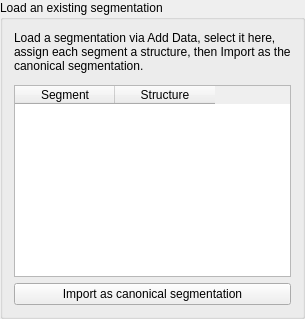
<?xml version="1.0" encoding="UTF-8"?>
<ui version="4.0">
 <class>LoadSegmentationSection</class>
 <widget class="QGroupBox" name="LoadSegmentationSection">
  <property name="title">
   <string>Load an existing segmentation</string>
  </property>
  <layout class="QVBoxLayout" name="verticalLayout">
   <item>
    <widget class="QLabel" name="LoadSegmentationIntroLabel">
     <property name="text">
      <string>Load a segmentation via Add Data, select it here, assign each segment a structure, then Import as the canonical segmentation.</string>
     </property>
     <property name="wordWrap">
      <bool>true</bool>
     </property>
    </widget>
   </item>
   <item>
    <widget class="qMRMLNodeComboBox" name="LoadSegmentationComboBox">
     <property name="nodeTypes">
      <stringlist>
       <string>vtkMRMLSegmentationNode</string>
      </stringlist>
     </property>
     <property name="addEnabled">
      <bool>false</bool>
     </property>
     <property name="removeEnabled">
      <bool>false</bool>
     </property>
     <property name="noneEnabled">
      <bool>true</bool>
     </property>
    </widget>
   </item>
   <item>
    <widget class="QTableWidget" name="LoadSegmentationAssignTable">
     <property name="editTriggers">
      <set>QAbstractItemView::NoEditTriggers</set>
     </property>
     <column>
      <property name="text">
       <string>Segment</string>
      </property>
     </column>
     <column>
      <property name="text">
       <string>Structure</string>
      </property>
     </column>
    </widget>
   </item>
   <item>
    <widget class="QPushButton" name="ImportSegmentationButton">
     <property name="text">
      <string>Import as canonical segmentation</string>
     </property>
    </widget>
   </item>
  </layout>
 </widget>
 <customwidgets>
  <customwidget>
   <class>qMRMLNodeComboBox</class>
   <extends>QWidget</extends>
   <header>qMRMLNodeComboBox.h</header>
   <container>1</container>
  </customwidget>
 </customwidgets>
 <resources/>
 <connections/>
</ui>
